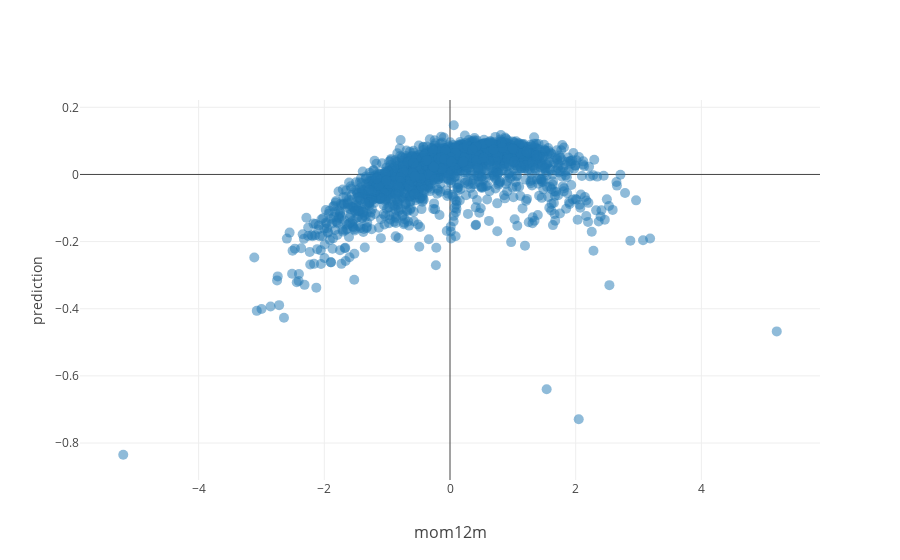

The notebook cell saved with this chart:
### Code cell
trace = go.Scatter(
    x=df.mom12m, 
    y=df.predict, 
    mode="markers",
    text=df.index.to_list(),
    customdata=cd,
    hovertemplate=string,
    marker=dict(
        size=10,
        opacity=0.5
    )
)
fig = go.Figure(trace)
fig.update_layout(
    template="none",
    xaxis_title="mom12m",
    xaxis_title_font_size=16,
    xaxis_showgrid=True,
    yaxis_title_font_size=16,
    yaxis_showgrid=True,
    yaxis_title="prediction",
)
fig.show()

### Figure 1 — Plotly figure (JSON) as saved in the notebook; plotly's stock layout.template omitted (floating-point values rounded to 4 significant figures; data arrays with more than 128 entries replaced by an {"elided": "..."} marker saying what was removed)
{"data": [{"customdata": {"elided": "1893x3x1 float values"}, "hovertemplate": "\n    %{text}<br>\n    roeq = %{customdata[0]:.2}<br>\n    bm = %{customdata[1]:.2}<br>\n    mom12m = %{customdata[2]:.2}<extra></extra>\n    ", "marker": {"opacity": 0.5, "size": 10}, "mode": "markers", "text": {"elided": "1893 str values"}, "type": "scatter", "x": {"elided": "1893 float values"}, "y": {"elided": "1893 float values"}}], "layout": {"xaxis": {"showgrid": true, "title": {"font": {"size": 16}, "text": "mom12m"}}, "yaxis": {"showgrid": true, "title": {"text": "prediction"}}}}
